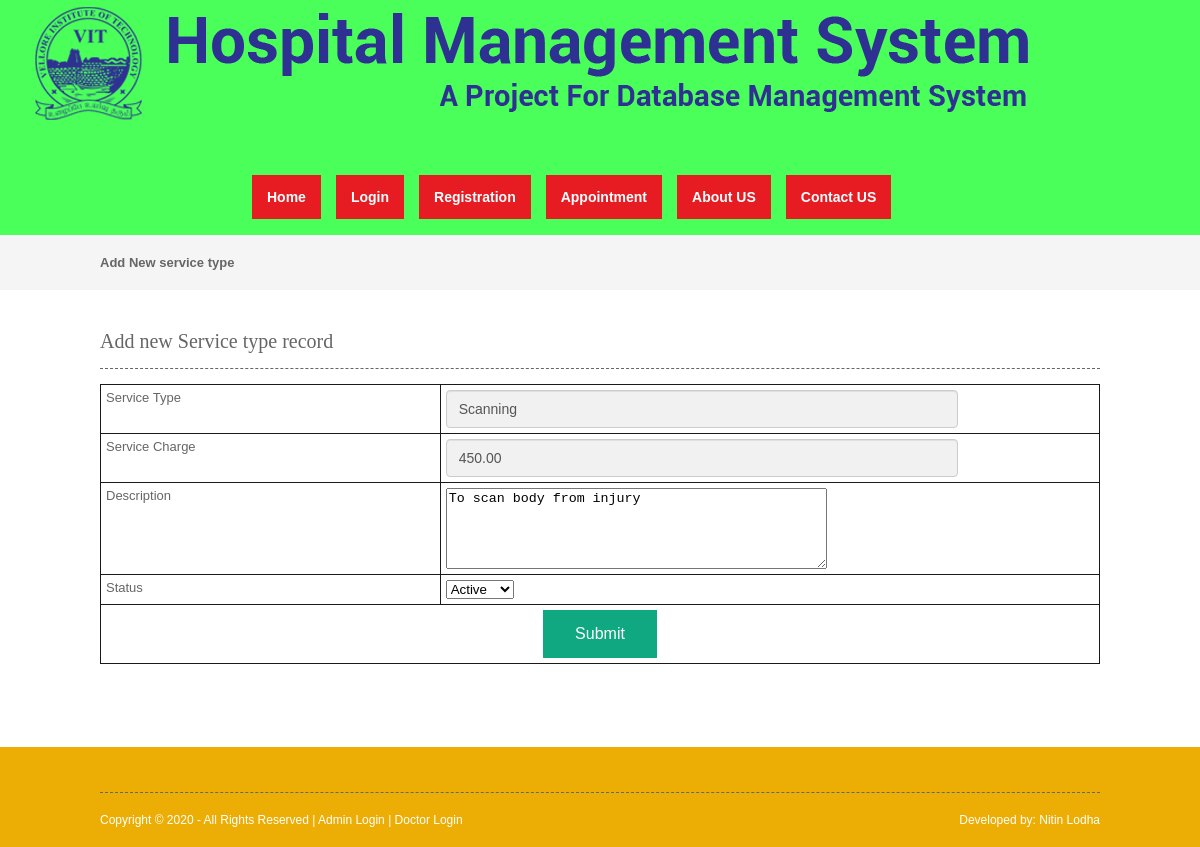
/servicetype.php?editid=11, run on the app's committed database.
### tables this page shows
CREATE TABLE `service_type` (
  `service_type_id` int(10) NOT NULL,
  `service_type` varchar(100) NOT NULL,
  `servicecharge` float(10,2) NOT NULL,
  `description` text NOT NULL,
  `status` varchar(10) NOT NULL
);

### servicetype.php (the view, shortened to what this page needs)
<?php
include("header.php");
include("dbconnection.php");
if(isset($_GET[editid]))
{
	$sql="SELECT * FROM service_type WHERE service_type_id='$_GET[editid]' ";
	$qsql = mysqli_query($con,$sql);
	$rsedit = mysqli_fetch_array($qsql);
}
?>
<div class="wrapper col2">
  <div id="breadcrumb">
    <ul>
      <li class="first">Add New service type</li></ul>
  </div>
</div>
<div class="wrapper col4">
  <div id="container">
    <h1>Add new Service type record</h1>
    <form method="post" action="" name="frmserv" onSubmit="return validateform()">
    <table width="200" border="3">
      <tbody>
        <tr>
          <td width="34%">Service Type</td>
          <td width="66%"><input type="text" name="servicetype" id="servicetype" value="<?php echo $rsedit[service_type]; ?>" /></td>
        </tr>
        <tr>
          <td>Service Charge</td>
          <td><input type="text" name="servicecharge" id="servicecharge"  value="<?php echo $rsedit[servicecharge]; ?>" /></td>
        </tr>
        <tr>
          <td>Description</td>
          <td><textarea name="textarea" id="textarea" cols="45" rows="5"><?php echo $rsedit[description] ; ?></textarea></td>
        </tr>
        <tr>
          <td>Status</td>
          <td><select name="select" id="select">
          <?php
		  $arr = array("Active","Inactive");
		  foreach($arr as $val)
		  {
			 if($val == $rsedit[status])
			  {
			  echo "<option value='$val' selected>$val</option>";
			  }
			  else
			  {
				  echo "<option value='$val'>$val</option>";
			  }
		  }
		  ?>
           </select></td>
        </tr>
        <tr>
          <td colspan="2" align="center"><input type="submit" name="submit" id="submit" value="Submit" /></td>
        </tr>
      </tbody>
    </table>
    </form>
    <p>&nbsp;</p>
  </div>
</div>
<?php
include("footer.php");
?>

### layout/styles/layout.css (style rules this page uses)
html { overflow-y: scroll; }
body { margin: 0; padding: 0; font-size: 13px; font-family: verdana, Arial, Helvetica, sans-serif; color: #ffffff; background-color: #4f473a; }
div.wrapper { display: block; width: 100%; margin: 0; text-align: left; }
.col2 { color: #666666; background-color: #f5f5f5; }
.col3, .col4 { color: #666666; background-color: #ffffff; }
#head, #gallery, #breadcrumb, #container, #footer { display: block; position: relative; width: 1000px; margin: 0 auto; }
#breadcrumb { padding: 20px 0; }
#breadcrumb ul { margin: 0; padding: 0; list-style: none; }
#breadcrumb ul li { display: inline; }
#breadcrumb ul li.first { font-weight: bold; }
#container { padding: 40px 0; }
#container h1, #container h2, #container h3, #container h4, #container h5, #container h6 { margin: 0 0 15px 0; padding: 0 0 15px 0; line-height: normal; font-weight: normal; font-size: 20px; font-family: Georgia, "Times New Roman", Times, serif; border-bottom: 1px dashed #666666; }

### layout/styles/forms.css (style rules this page uses)
form, fieldset, legend { margin: 0; padding: 0; border: none; }

### layout/styles/tables.css (style rules this page uses)
table { width:100%; border-collapse:collapse; table-layout:auto; vertical-align:top; margin-bottom:15px; border:1px solid rgb(26, 26, 26); }
table tbody td { vertical-align:top; border-collapse:collapse; }
table thead th, table tbody td { padding:5px; border-collapse:collapse; }

### header.php (style rules this page uses)
input[type=submit] { background-color: #10A881; border: none; cursor:pointer; color: white; padding: 15px 32px; text-align: center; text-decoration: none; display: inline-block; font-size: 16px; }
input[type=text] { display: block; width: 75%; height: 24px; padding: 6px 12px; font-size: 14px; line-height: 1.42857143; color: #555; background-color: #f1f1f1; background-image: none; border: 1px solid #ccc; border-radius: 4px; -webkit-box-shadow: inset 0 1px 1px rgba(0,0,0,.075); box-shadow: inset 0 1px 1px rgba(0,0,0,.075); -webkit-transition: border-color ease-in-out .15s,-webkit-box-shadow ease-in-out .15s; -o-transition: border-color ease-in-out .15s,box-shadow ease-in-out .15s; transition: border-color ease-in-out .15s,box-shadow ease-in-out .15s; }

### data on the page
service_type: servicetype "Scanning", servicecharge "450.00", textarea "To scan body from injury", select "Active"
